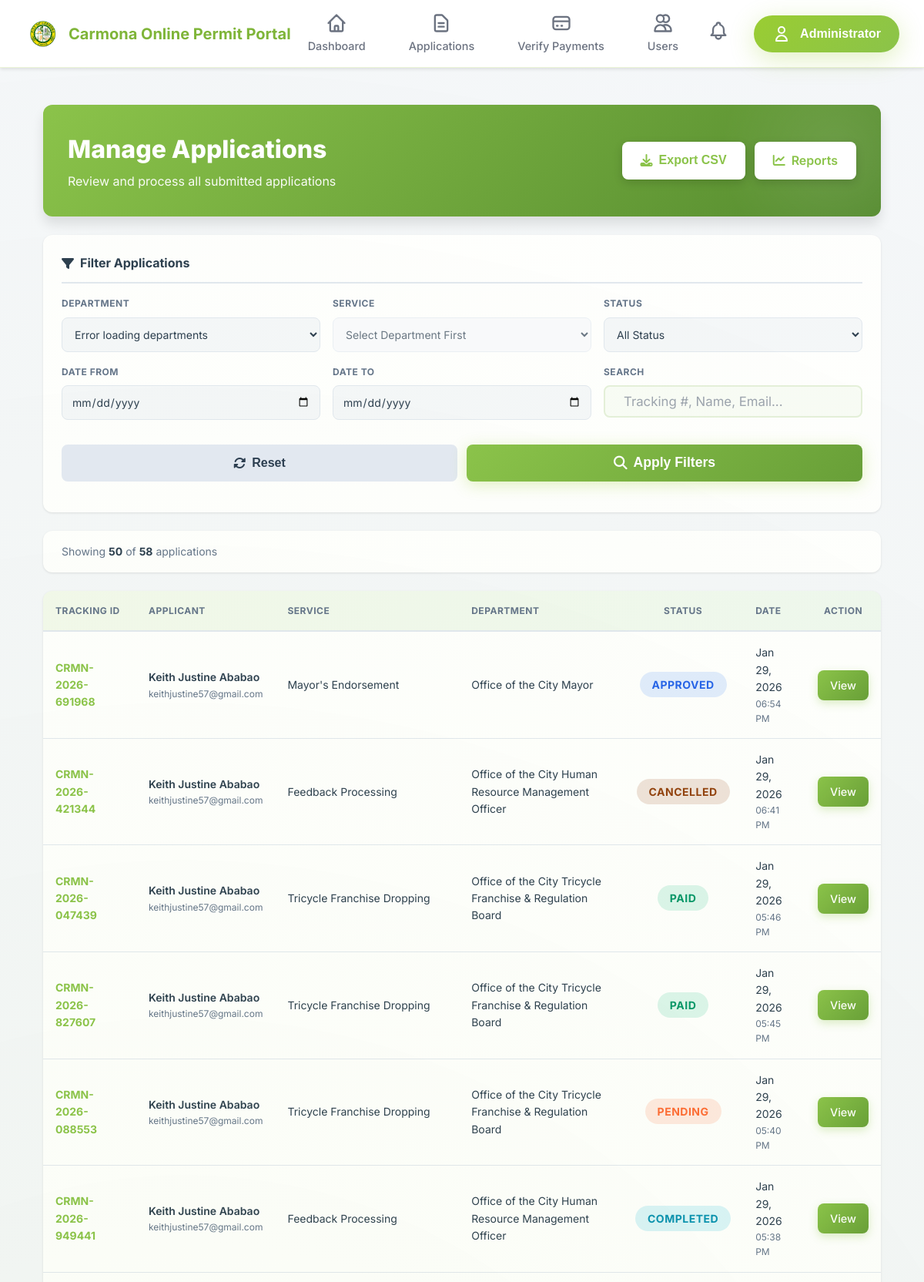
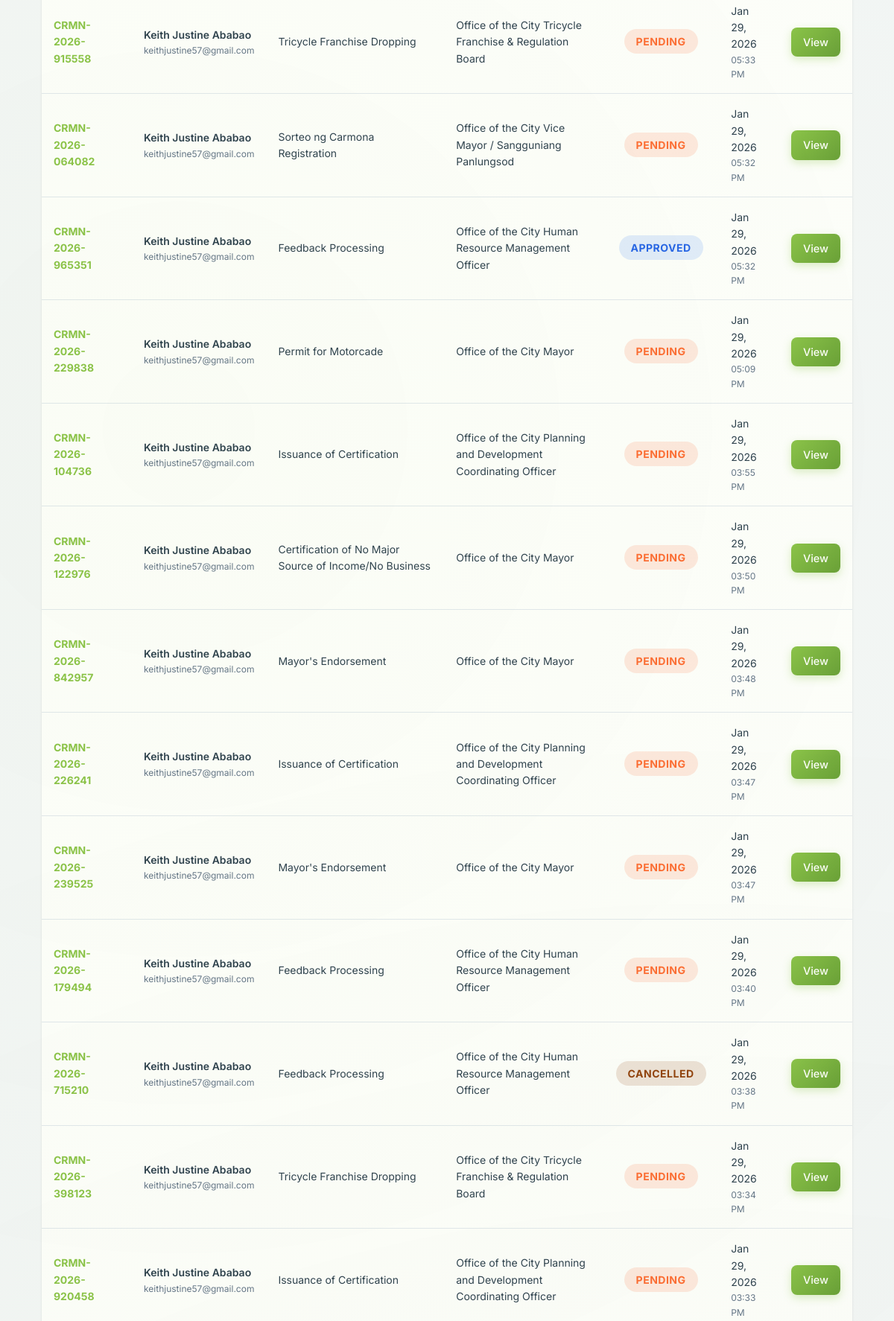
Page /admin/applications.php (signed in, upper part) on the committed database (2 pictures, top to bottom).
### tables this page shows
CREATE TABLE `users` (
  `id` int(11) NOT NULL,
  `name` varchar(255) NOT NULL,
  `email` varchar(255) NOT NULL,
  `password` varchar(255) NOT NULL,
  `mobile` varchar(20) NOT NULL,
  `address` text DEFAULT NULL,
  `department_id` int(11) DEFAULT NULL,
  `role` enum('user','admin','department_admin','superadmin') DEFAULT 'user',
  `is_active` tinyint(1) DEFAULT 1,
  `is_verified` tinyint(1) NOT NULL DEFAULT 0 COMMENT 'Email verification status',
  `verification_token` varchar(64) DEFAULT NULL COMMENT 'Email verification token',
  `token_expiry` datetime DEFAULT NULL COMMENT 'Token expiration time',
  `email_verified_at` datetime DEFAULT NULL COMMENT 'When email was verified',
  `created_at` timestamp NOT NULL DEFAULT current_timestamp(),
  `updated_at` timestamp NOT NULL DEFAULT current_timestamp() ON UPDATE current_timestamp()
);

CREATE TABLE `applications` (
  `id` int(11) NOT NULL,
  `user_id` int(11) NOT NULL,
  `department_id` int(11) NOT NULL,
  `service_id` int(11) NOT NULL,
  `service_name` varchar(255) DEFAULT NULL,
  `tracking_number` varchar(50) NOT NULL,
  `purpose` text DEFAULT NULL,
  `location` varchar(255) DEFAULT NULL,
  `compiled_document` varchar(500) DEFAULT NULL,
  `document_file_size` int(11) DEFAULT NULL,
  `admin_remarks` text DEFAULT NULL,
  `remarks` text DEFAULT NULL,
  `status` enum('pending','processing','approved','paid','completed','rejected','cancelled') DEFAULT 'pending',
  `payment_required` tinyint(1) DEFAULT 0,
  `payment_amount` decimal(10,2) DEFAULT 0.00,
  `payment_status` enum('not_required','pending','submitted','verified','rejected') DEFAULT 'not_required',
  `payment_deadline` datetime DEFAULT NULL,
  `payment_method` varchar(50) DEFAULT NULL,
  `payment_reference` varchar(100) DEFAULT NULL,
  `payment_proof` varchar(500) DEFAULT NULL,
  `payment_proof_size` int(11) DEFAULT NULL,
  `payment_notes` text DEFAULT NULL,
  `payment_submitted_at` datetime DEFAULT NULL,
  `payment_verified_by` int(11) DEFAULT NULL,
  `payment_verified_at` datetime DEFAULT NULL,
  `payment_rejection_reason` text DEFAULT NULL,
  `notes` text DEFAULT NULL,
  `total_fee` decimal(10,2) DEFAULT 0.00,
  `fee` decimal(10,2) DEFAULT 0.00,
  `processing_time` varchar(50) DEFAULT NULL,
  `created_at` timestamp NOT NULL DEFAULT current_timestamp(),
  `updated_at` timestamp NOT NULL DEFAULT current_timestamp() ON UPDATE current_timestamp()
);

CREATE TABLE `services` (
  `id` int(11) NOT NULL,
  `department_id` int(11) NOT NULL,
  `service_name` varchar(255) NOT NULL,
  `service_code` varchar(50) DEFAULT NULL,
  `description` text DEFAULT NULL,
  `requirements` text DEFAULT NULL,
  `processing_days` int(11) DEFAULT 7,
  `base_fee` decimal(10,2) DEFAULT 0.00,
  `is_active` tinyint(1) DEFAULT 1,
  `created_at` timestamp NOT NULL DEFAULT current_timestamp(),
  `updated_at` timestamp NOT NULL DEFAULT current_timestamp() ON UPDATE current_timestamp()
);

CREATE TABLE `departments` (
  `id` int(11) NOT NULL,
  `name` varchar(255) NOT NULL,
  `code` varchar(50) DEFAULT NULL,
  `description` text DEFAULT NULL,
  `contact_person` varchar(255) DEFAULT NULL,
  `contact_number` varchar(50) DEFAULT NULL,
  `email` varchar(255) DEFAULT NULL,
  `office_location` text DEFAULT NULL,
  `is_active` tinyint(1) DEFAULT 1,
  `created_at` timestamp NOT NULL DEFAULT current_timestamp(),
  `updated_at` timestamp NOT NULL DEFAULT current_timestamp() ON UPDATE current_timestamp()
);

### admin/applications.php (the view, shortened to what the rows shown need)
<?php
require_once __DIR__ . '/../config.php';
require_once __DIR__ . '/../includes/functions.php';
$page = isset($_GET['page']) ? (int) $_GET['page'] : 1;
$per_page = 50;
$offset = ($page - 1) * $per_page;
$where = [];
$params = [];
$where_clause = $where ? 'WHERE ' . implode(' AND ', $where) : '';
$sql = "SELECT a.*, u.name as applicant_name, u.email, u.mobile as phone,
        d.name as department_name, d.code COLLATE utf8mb4_unicode_ci as department_code,
        s.service_name, s.base_fee
   FROM applications a
   JOIN users u ON a.user_id = u.id
   LEFT JOIN departments d ON a.department_id = d.id
   LEFT JOIN services s ON a.service_id = s.id
   $where_clause ORDER BY a.created_at DESC LIMIT $per_page OFFSET $offset";
$stmt = $pdo->prepare($sql);
$stmt->execute($params);
$applications = $stmt->fetchAll();
include '../includes/header.php';
?>
<!DOCTYPE html>
<html lang="en">
<head>
    <link rel="stylesheet" href="https://cdnjs.cloudflare.com/ajax/libs/font-awesome/6.4.0/css/all.min.css">
    <link rel="stylesheet" href="https://cdnjs.cloudflare.com/ajax/libs/animate.css/4.1.1/animate.min.css">
    <link rel="stylesheet" href="../assets/css/admin-responsive.css">
    <link rel="stylesheet" href="../assets/css/admin/applications_styles.css">
</head>
<body>
    <div class="container">
        <div class="page-header">
            <div>
                <h1>Manage Applications</h1>
            </div>
        </div>
        <?php if (empty($applications)): ?>
            <div class="table-card">
                <div class="empty-state">
                    <i class="fas fa-inbox"></i>
                    <h3>No Applications Found</h3>
                    <p>Try adjusting your filters or search criteria</p>
                </div>
            </div>
        <?php else: ?>
            <div class="table-card">
                <div class="table-container">
                    <table class="modern-table" id="applicationsTable">
                        <thead>
                            <tr>
                                <th>Tracking ID</th>
                                <th>Applicant</th>
                                <th>Service</th>
                                <th>Department</th>
                                <th>Status</th>
                                <th>Date</th>
                                <th style="text-align: center;">Action</th>
                            </tr>
                        </thead>
                        <tbody>
                            <?php foreach ($applications as $app): ?>
                                <tr>
                                    <td><span
                                            class="tracking-number"><?php echo htmlspecialchars($app['tracking_number']); ?></span>
                                    </td>
                                    <td>
                                        <div style="font-weight: 600;"><?php echo htmlspecialchars($app['applicant_name']); ?>
                                        </div>
                                        <div style="font-size: 0.75rem; color: var(--text-secondary);">
                                            <?php echo htmlspecialchars($app['email']); ?>
                                        </div>
                                    </td>
                                    <td><?php echo htmlspecialchars($app['service_name']); ?></td>
                                    <td><?php echo htmlspecialchars($app['department_name']); ?></td>
                                    <td>
                                        <span class="status-badge status-<?php echo strtolower($app['status']); ?>">
                                            <?php echo htmlspecialchars($app['status']); ?>
                                        </span>
                                    </td>
                                    <td>
                                        <div><?php echo date('M d, Y', strtotime($app['created_at'])); ?></div>
                                        <div style="font-size: 0.75rem; color: var(--text-secondary);">
                                            <?php echo date('h:i A', strtotime($app['created_at'])); ?>
                                        </div>
                                    </td>
                                    <td style="text-align: center;">
                                        <a href="view_application.php?id=<?php echo $app['id']; ?>" class="btn-view"
                                            onclick="event.stopPropagation()">
                                            View
                                        </a>
                                    </td>
                                </tr>
                            <?php endforeach; ?>
                        </tbody>
                    </table>
                </div>
            </div>
        <?php endif; ?>
    </div>
</body>
</html>
<?php include '../includes/footer.php'; ?>

### includes/header.php (shortened to what the rows shown need)
<?php
require_once __DIR__ . '/../config.php';
require_once __DIR__ . '/functions.php';
$currentUser = getCurrentUser();
?>
<!DOCTYPE html>
<html lang="en">
<head>
    <link rel="stylesheet" href="<?php echo BASE_URL; ?>/assets/css/style.css">
</head>
<body>
    <nav class="navbar" style="display: flex; justify-content: space-between; align-items: center; padding: 1rem 2rem; background: white; box-shadow: 0 2px 4px rgba(0, 0, 0, 0.1); position: sticky; top: 0; z-index: 1000;">
        <div class="nav-right-section" style="display: flex; align-items: center; gap: 1rem;">
            <?php if (isLoggedIn()): ?>
                <div class="notification-bell" onclick="toggleNotifications()">
                </div>
                <div class="nav-dropdown" style="position: relative;">
                    <button class="nav-dropdown-toggle" style="display: flex; align-items: center; gap: 0.75rem; padding: 0.75rem 1.5rem; border-radius: 50px; background: linear-gradient(135deg, #9ACD32, #8BC34A); color: white; border: none; cursor: pointer; box-shadow: 0 8px 32px rgba(154, 205, 50, 0.3); font-weight: 700; font-size: 1rem; transition: all 0.3s ease;">
                        <svg fill="none" stroke="currentColor" viewBox="0 0 24 24" style="width: 24px; height: 24px; stroke: white;">
                            <path stroke-linecap="round" stroke-linejoin="round" stroke-width="2" d="M16 7a4 4 0 11-8 0 4 4 0 018 0zM12 14a7 7 0 00-7 7h14a7 7 0 00-7-7z"/>
                        </svg>
                        <span><?php echo htmlspecialchars($currentUser['name']); ?></span>
                    </button>
                </div>
            <?php endif; ?>
        </div>
    </nav>
    <main class="main-content">

### rows in the picture
users: name "Administrator"
applications: tracking_number "CRMN-2026-691968", user.name "Keith Justine Ababao", user.email "keithjustine57@gmail.com", service.service_name "Mayor's Endorsement", department.name "Office of the City Mayor", status "APPROVED", created_at "Jan 29, 2026", created_at "06:54 PM"
applications: tracking_number "CRMN-2026-421344", user.name "Keith Justine Ababao", user.email "keithjustine57@gmail.com", service.service_name "Feedback Processing", department.name "Office of the City Human Resource Management Officer", status "CANCELLED", created_at "Jan 29, 2026", created_at "06:41 PM"
applications: tracking_number "CRMN-2026-047439", user.name "Keith Justine Ababao", user.email "keithjustine57@gmail.com", service.service_name "Tricycle Franchise Dropping", department.name "Office of the City Tricycle Franchise & Regulation Board", status "PAID", created_at "Jan 29, 2026", created_at "05:46 PM"
applications: tracking_number "CRMN-2026-827607", user.name "Keith Justine Ababao", user.email "keithjustine57@gmail.com", service.service_name "Tricycle Franchise Dropping", department.name "Office of the City Tricycle Franchise & Regulation Board", status "PAID", created_at "Jan 29, 2026", created_at "05:45 PM"
applications: tracking_number "CRMN-2026-088553", user.name "Keith Justine Ababao", user.email "keithjustine57@gmail.com", service.service_name "Tricycle Franchise Dropping", department.name "Office of the City Tricycle Franchise & Regulation Board", status "PENDING", created_at "Jan 29, 2026", created_at "05:40 PM"
applications: tracking_number "CRMN-2026-949441", user.name "Keith Justine Ababao", user.email "keithjustine57@gmail.com", service.service_name "Feedback Processing", department.name "Office of the City Human Resource Management Officer", status "COMPLETED", created_at "Jan 29, 2026", created_at "05:38 PM"
applications: tracking_number "CRMN-2026-915558", user.name "Keith Justine Ababao", user.email "keithjustine57@gmail.com", service.service_name "Tricycle Franchise Dropping", department.name "Office of the City Tricycle Franchise & Regulation Board", status "PENDING", created_at "Jan 29, 2026", created_at "05:33 PM"
applications: tracking_number "CRMN-2026-064082", user.name "Keith Justine Ababao", user.email "keithjustine57@gmail.com", service.service_name "Sorteo ng Carmona Registration", department.name "Office of the City Vice Mayor / Sangguniang Panlungsod", status "PENDING", created_at "Jan 29, 2026", created_at "05:32 PM"
applications: tracking_number "CRMN-2026-965351", user.name "Keith Justine Ababao", user.email "keithjustine57@gmail.com", service.service_name "Feedback Processing", department.name "Office of the City Human Resource Management Officer", status "APPROVED", created_at "Jan 29, 2026", created_at "05:32 PM"
applications: tracking_number "CRMN-2026-229838", user.name "Keith Justine Ababao", user.email "keithjustine57@gmail.com", service.service_name "Permit for Motorcade", department.name "Office of the City Mayor", status "PENDING", created_at "Jan 29, 2026", created_at "05:09 PM"
applications: tracking_number "CRMN-2026-104736", user.name "Keith Justine Ababao", user.email "keithjustine57@gmail.com", service.service_name "Issuance of Certification", department.name "Office of the City Planning and Development Coordinating Officer", status "PENDING", created_at "Jan 29, 2026", created_at "03:55 PM"
applications: tracking_number "CRMN-2026-122976", user.name "Keith Justine Ababao", user.email "keithjustine57@gmail.com", service.service_name "Certification of No Major Source of Income/No Business", department.name "Office of the City Mayor", status "PENDING", created_at "Jan 29, 2026", created_at "03:50 PM"
applications: tracking_number "CRMN-2026-842957", user.name "Keith Justine Ababao", user.email "keithjustine57@gmail.com", service.service_name "Mayor's Endorsement", department.name "Office of the City Mayor", status "PENDING", created_at "Jan 29, 2026", created_at "03:48 PM"
applications: tracking_number "CRMN-2026-226241", user.name "Keith Justine Ababao", user.email "keithjustine57@gmail.com", service.service_name "Issuance of Certification", department.name "Office of the City Planning and Development Coordinating Officer", status "PENDING", created_at "Jan 29, 2026", created_at "03:47 PM"
applications: tracking_number "CRMN-2026-239525", user.name "Keith Justine Ababao", user.email "keithjustine57@gmail.com", service.service_name "Mayor's Endorsement", department.name "Office of the City Mayor", status "PENDING", created_at "Jan 29, 2026", created_at "03:47 PM"
applications: tracking_number "CRMN-2026-179494", user.name "Keith Justine Ababao", user.email "keithjustine57@gmail.com", service.service_name "Feedback Processing", department.name "Office of the City Human Resource Management Officer", status "PENDING", created_at "Jan 29, 2026", created_at "03:40 PM"
applications: tracking_number "CRMN-2026-715210", user.name "Keith Justine Ababao", user.email "keithjustine57@gmail.com", service.service_name "Feedback Processing", department.name "Office of the City Human Resource Management Officer", status "CANCELLED", created_at "Jan 29, 2026", created_at "03:38 PM"
applications: tracking_number "CRMN-2026-398123", user.name "Keith Justine Ababao", user.email "keithjustine57@gmail.com", service.service_name "Tricycle Franchise Dropping", department.name "Office of the City Tricycle Franchise & Regulation Board", status "PENDING", created_at "Jan 29, 2026", created_at "03:34 PM"
applications: tracking_number "CRMN-2026-920458", user.name "Keith Justine Ababao", user.email "keithjustine57@gmail.com", service.service_name "Issuance of Certification", department.name "Office of the City Planning and Development Coordinating Officer", status "PENDING", created_at "Jan 29, 2026", created_at "03:33 PM"

### other values in the picture
count($applications) "50"
$total "58"
